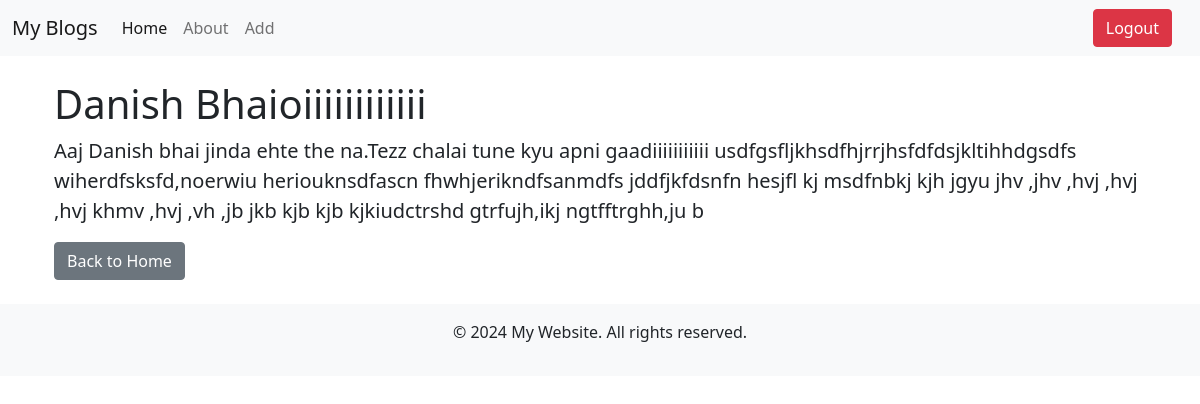
Screenshot of /post/2 with the database file from the repository.
### app.py (models this page shows)
class Article(db.Model):
    id = db.Column(db.Integer, primary_key=True)
    title = db.Column(db.String(50))
    author = db.Column(db.String(20))
    post_date = db.Column(db.DateTime)
    image_filename = db.Column(db.String(200), nullable=True)  # Add this line
    content = db.Column(db.Text)

### app.py (the view)
@app.route("/post/<int:article_id>")
def post(article_id):
    article = Article.query.filter_by(id=article_id).first()  # Make sure to match the correct column name
    if article is None:
        return "Article not found", 404  # Handle the case where the article is not found
    return render_template("post.html", article=article)

### templates/post.html (shortened to what this page needs)
{% extends 'base.html' %}
{% block content %}
<div class="container my-4">
    <div class="article-container">
        <h1>{{ article.title }}</h1>
        <p class="lead">{{ article.content }}</p>
        <a href="/" class="btn btn-secondary">Back to Home</a>
    </div>
</div>
{% endblock %}

### rows the page displays
Article: title "Danish Bhaioiiiiiiiiiiii", content "Aaj Danish bhai jinda ehte the na.Tezz chalai tune kyu apni gaadiiiiiiiiiii usdfgsfljkhsdfhjrrjhsfdfdsjkltihhdgsdfs wiherdfsksfd,noerwiu heriouknsdfascn fhwhjerikndfsanmdfs jddfjkfdsnfn hesjfl kj msdfnbkj kjh jgyu jhv ,jhv ,hvj ,hvj ,hvj khmv ,hvj ,vh ,jb jkb kjb kjb kjkiudctrshd gtrfujh,ikj ngtfftrghh,ju b"
